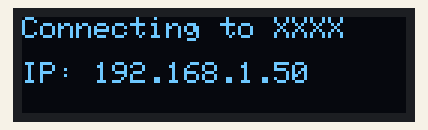
This sketch was run on a simulated ESP8266 (NodeMCU). Shown: 128×32 one-colour display. WiFi joins after 1.5 s; servers stay silent unless stated; uploads are accepted with an empty reply; what the sketch prints to the serial monitor is not drawn.

Above: at 2.1 s.

The sketch:

stock_ticker.ino
```cpp
/*
 * Nick Anderson - 2019
 *
 * A program to fetch stock prices for various symbols and display them
 * on an Arduino OLED display
 */

#include <Arduino.h>

#include <Adafruit_GFX.h>
#include <Adafruit_SSD1306.h>

#include <ArduinoJson.h>

#include <ESP8266WiFi.h>
#include <ESP8266WiFiMulti.h>

#include <ESP8266HTTPClient.h>

#include <WiFiClientSecureBearSSL.h>

// Wifi credential information
const String kSsid = "XXXX";
const String kPassword = "XXXXX";

// AlphaVantage API information, they have free tokens ;)
const String kApiUri = "https://www.alphavantage.co";
const String kApiBaseUri = "https://www.alphavantage.co/query?";
const String kApiStockPrice = "function=GLOBAL_QUOTE&";
const String kApiExchangeRate = "function=CURRENCY_EXCHANGE_RATE&";
const String kApiFromCurrency = "from_currency=BTC&";
// Note: we leave the & off of this one as the last piece is the kApiKey
const String kApiToCurrency = "to_currency=USD";
const String kApiSymbol = "symbol=";
const String kApiKey = "&apikey=XXXXXXXXXXXXXXX";

// Define additional ticker symbols here
const String kTickerSymbols[] = {
  "FB",   // Facebook
  "MSFT", // Microsoft
  "AAPL", // Apple
  "NFLX", // Netflix
  "PANW", // Palo Alto Networks
  "FEYE", // Fire Eye
  "AMZN", // Amazon
  "AMD",  // AMD
  "BREW"  // Craft Brew Alliance
};

// Max document size that we can parse for JSON, resp from AV has about 10 vals
const size_t kMaxJsonDoc = 0x400;
StaticJsonDocument<kMaxJsonDoc> doc;

// Main loop pause
const size_t kDelay = 30000;
// Seconds to wait between POSTs to AlphaVantage
const size_t kStockPause = 15000;
// Blink delay for the lights
const size_t kBlinkDelay = 1000;

// SHA1 fingerprint of the sites certificate
const char* kAlphaVantageFingerprint = "C9 44 AD B9 48 6F 7C D1 64 5F ED 9B 49 53 56 88 DA FD FC 4B";

// Init the SSD1306 display
Adafruit_SSD1306 display = Adafruit_SSD1306();

// Init the ESP8266 Wifi Module
ESP8266WiFiMulti WiFiMulti;

void setup() {
  Serial.begin(115200);

  Serial.println();
  Serial.println("Stock Ticker Board v0.1");
  Serial.print("Connecting to wifi: ");
  Serial.print(kSsid);

  // initialize with the I2C addr 0x3C (for the 128x32)
  display.begin(SSD1306_SWITCHCAPVCC, 0x3C);
  display.clearDisplay();
  display.display();
  display.setTextSize(1);
  display.setTextColor(WHITE);
  auto msg = "Connecting to " + kSsid;
  display.print(msg);
  display.setCursor(0,0);
  display.display();
  delay(500);

  WiFi.mode(WIFI_STA);
  WiFiMulti.addAP(kSsid.c_str(), kPassword.c_str());

  while (WiFiMulti.run() != WL_CONNECTED) {
    delay(500);
    Serial.print(" .");
  }

  Serial.println();
  Serial.print("Connected to ");
  Serial.print(kSsid);
  Serial.print(" with IP address: ");
  Serial.println(WiFi.localIP());
  display.setCursor(0,15);
  display.print("IP: " + WiFi.localIP().toString());
  display.display();
  delay(2000);
}

// Fetches a string response from a remote API endpoint URI
int getApiResponse(const String& uri, String& resp) {
  Serial.println("Fetching resource from " + uri);
  std::unique_ptr<BearSSL::WiFiClientSecure>secure_client(new BearSSL::WiFiClientSecure);

  secure_client->setFingerprint(kAlphaVantageFingerprint);
  secure_client->setTimeout(3000);

  HTTPClient https;
  auto ret = https.begin(*secure_client, uri);

  if (!ret) {
    Serial.println("Failed to connect to URI with " + String(ret));
    return 1;
  }

  auto status = https.GET();
  if (status != HTTP_CODE_OK) {
    Serial.println("HTTPS GET failed with code " + String(status));
    return status;
  }

  resp = https.getString();
  return status;
}

void blink() {
  digitalWrite(LED_BUILTIN, HIGH);
  delay(kBlinkDelay);
  digitalWrite(LED_BUILTIN, LOW);
  delay(kBlinkDelay);
}

void loop() {

  // Blink to indicate we're about to fetch new stocks
  blink();

  // We fetch stock values in a loop around the ticker symbols, defined above
  for(const auto sym : kTickerSymbols) {
    Serial.println("Fetching price for " + sym);

    // Perform the API request
    String resp;
    String uri = kApiBaseUri + kApiStockPrice + kApiSymbol + sym + kApiKey;
    auto ret = getApiResponse(uri, resp);
    if (ret == 1) {
      Serial.println("Fetch remote resource failed. Continuing");
      delay(kStockPause);
      continue;
    }

    // Parse the response into a JSON object
    auto err = deserializeJson(doc, resp);
    if (err) {
      Serial.println("Failed to parse response to JSON with " + String(err.c_str()));
      delay(kStockPause);
      continue;
    }

    // We display the price
    auto quote = doc["Global Quote"];
    auto quote_msg = sym + ": " + quote["05. price"].as<String>() + ", " +
                     quote["09. change"].as<String>() + " (" +
                     quote["10. change percent"].as<String>() + ")";
    Serial.println(quote_msg);
    display.clearDisplay();
    display.setCursor(0,0);
    display.print(quote_msg);
    display.display();
    delay(kStockPause);
  }

  // Lastly, fetch the USD -> BTC exchange rate, for funsies
  String resp;
  String uri = kApiBaseUri + kApiExchangeRate + kApiFromCurrency +
               kApiToCurrency + kApiKey;
  auto ret = getApiResponse(uri, resp);

  // Parse the response into a JSON object
  auto err = deserializeJson(doc, resp);
  if (err) {
    Serial.println("Failed to parse response to JSON with " + String(err.c_str()));
  } else {
    // We display the price
    auto er = doc["Realtime Currency Exchange Rate"] ;
    auto msg = er["1. From_Currency Code"].as<String>() + " -> " +
               er["3. To_Currency Code"].as<String>() + ": " +
               er["5. Exchange Rate"].as<String>();
    Serial.println(msg);
    display.clearDisplay();
    display.setCursor(0,0);
    display.print(msg);
    display.display();
    delay(kDelay);
  }
}
```
